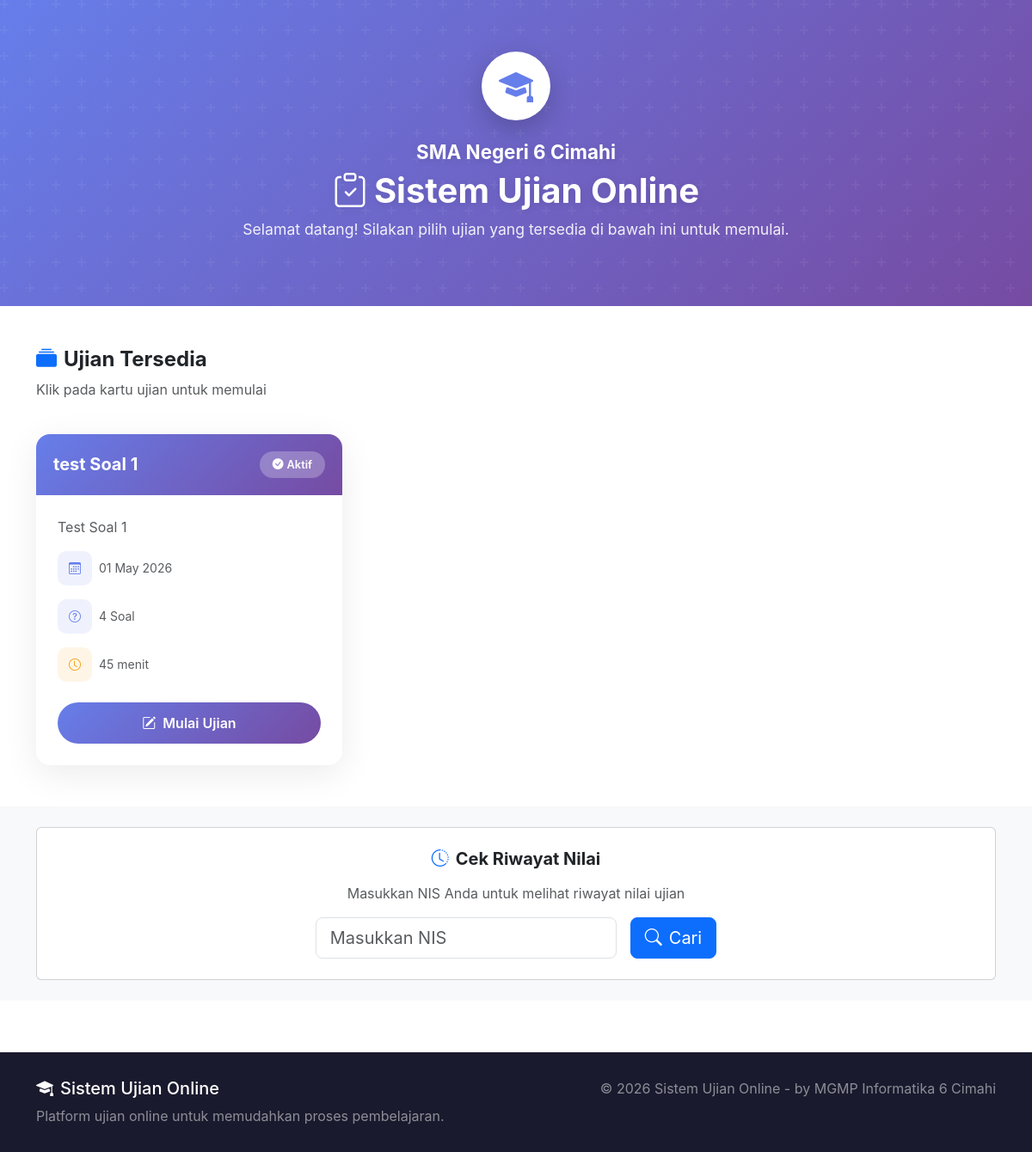
The page / on the database its author committed.
### tables this page shows
CREATE TABLE `konfigurasi_sekolah` (
  `id` int NOT NULL AUTO_INCREMENT,
  `nama_sekolah` varchar(255) NOT NULL DEFAULT 'SMA Negeri 6 Cimahi',
  `logo` varchar(255) DEFAULT NULL,
  `warna_primer` varchar(20) DEFAULT '#667eea',
  `warna_sekunder` varchar(20) DEFAULT '#764ba2',
  `tampilkan_riwayat` enum('ya','tidak') DEFAULT 'ya',
  `created_at` timestamp NULL DEFAULT CURRENT_TIMESTAMP,
  `updated_at` timestamp NULL DEFAULT CURRENT_TIMESTAMP ON UPDATE CURRENT_TIMESTAMP,
  PRIMARY KEY (`id`)
);

CREATE TABLE `ujian` (
  `id` int NOT NULL AUTO_INCREMENT,
  `judul_ujian` varchar(255) NOT NULL,
  `deskripsi` text,
  `status` enum('aktif','nonaktif') DEFAULT 'nonaktif',
  `tgl_dibuat` datetime DEFAULT CURRENT_TIMESTAMP,
  `updated_at` timestamp NULL DEFAULT CURRENT_TIMESTAMP ON UPDATE CURRENT_TIMESTAMP,
  `kode_ujian` varchar(20) DEFAULT NULL,
  `allow_ip` text,
  `enable_browser_lock` enum('ya','tidak') DEFAULT 'tidak',
  `max_violations` int DEFAULT '10',
  `enable_device_check` enum('ya','tidak') DEFAULT 'tidak',
  `waktu_tersedia` int DEFAULT '0',
  `acak_soal` enum('ya','tidak') DEFAULT 'tidak',
  `acak_opsi` enum('ya','tidak') DEFAULT 'tidak',
  `tampilkan_review` enum('ya','tidak') DEFAULT 'tidak',
  `tampilkan_skor` enum('ya','tidak') DEFAULT 'ya',
  PRIMARY KEY (`id`),
  KEY `idx_ujian_status` (`status`,`tgl_dibuat` DESC)
);

### config/init_sekolah.php (called while the page is built, shortened)
<?php
$konfigurasi_cache = null;
function getKonfigurasiSekolah($conn) {
    $result = $conn->query("SELECT * FROM konfigurasi_sekolah LIMIT 1");
    $konfigurasi_cache = $result->fetch_assoc();
    return $konfigurasi_cache;
}
?>

### index.php (the view, shortened to what this page needs)
<?php
require_once 'config/database.php';
require_once 'config/init_sekolah.php';
$sekolah = getKonfigurasiSekolah($conn);
$ujian_list = $conn->query("SELECT * FROM ujian WHERE status = 'aktif' ORDER BY tgl_dibuat DESC");
$ujian_ids = [];
$ujian_array = [];
while ($row = $ujian_list->fetch_assoc()) {
    $ujian_ids[] = $row['id'];
    $ujian_array[$row['id']] = $row;
}
$soal_counts = [];
$waktu_counts = [];
if (!empty($ujian_ids)) {
    $ids_placeholder = implode(',', array_fill(0, count($ujian_ids), '?'));
    $stmt = $conn->prepare("SELECT id_ujian, COUNT(*) as total FROM soal WHERE id_ujian IN ($ids_placeholder) GROUP BY id_ujian");
    $stmt->bind_param(str_repeat('i', count($ujian_ids)), ...$ujian_ids);
    $stmt->execute();
    $result = $stmt->get_result();
    while ($row = $result->fetch_assoc()) {
        $soal_counts[$row['id_ujian']] = $row['total'];
    }
    $result_cols = $conn->query("SHOW COLUMNS FROM ujian LIKE 'waktu_tersedia'");
    if ($result_cols && $result_cols->num_rows > 0) {
        $stmt = $conn->prepare("SELECT id, waktu_tersedia FROM ujian WHERE id IN ($ids_placeholder)");
        $stmt->bind_param(str_repeat('i', count($ujian_ids)), ...$ujian_ids);
        $stmt->execute();
        $result = $stmt->get_result();
        while ($row = $result->fetch_assoc()) {
            $waktu_counts[$row['id']] = $row['waktu_tersedia'] ?? 0;
        }
    }
}
?>
<!DOCTYPE html>
<html lang="id">
<head>
    <link href="vendor/bootstrap/bootstrap.min.css" rel="stylesheet">
    <link rel="stylesheet" href="vendor/bootstrap-icons/bootstrap-icons.min.css">
</head>
<body>
    <section class="hero-section">
        <div class="container position-relative">
            <div class="row justify-content-center">
                <div class="col-lg-8 text-center">
                    <div class="school-logo">
                        <?php if ($sekolah['logo'] && file_exists('uploads/' . $sekolah['logo'])): ?>
                            <img src="uploads/<?= $sekolah['logo'] ?>" alt="Logo" width="60" height="60">
                        <?php else: ?>
                            <i class="bi bi-mortarboard-fill" style="font-size: 2.5rem; color: <?= $sekolah['warna_primer'] ?>;"></i>
                        <?php endif; ?>
                    </div>
                    <p class="school-name mb-1"><?= htmlspecialchars($sekolah['nama_sekolah']) ?></p>
                    <h1 class="hero-title">
                        <i class="bi bi-clipboard-check me-2"></i>Sistem Ujian Online
                    </h1>
                    <p class="hero-subtitle">Selamat datang! Silakan pilih ujian yang tersedia di bawah ini untuk memulai.</p>
                </div>
            </div>
        </div>
    </section>
    <section class="py-5">
        <div class="container">
            <div class="row mb-4">
                <div class="col-12">
                    <h4 class="fw-bold">
                        <i class="bi bi-collection-fill me-2 text-primary"></i>Ujian Tersedia
                    </h4>
                    <p class="text-muted">Klik pada kartu ujian untuk memulai</p>
                </div>
            </div>
            <?php if (!empty($ujian_array)): ?>
            <div class="row g-4">
                <?php foreach ($ujian_array as $ujian): ?>
                <div class="col-md-6 col-lg-4">
                    <div class="ujian-card">
                        <div class="card-header">
                            <div class="d-flex justify-content-between align-items-center">
                                <h5 class="mb-0 fw-bold"><?= htmlspecialchars($ujian['judul_ujian']) ?></h5>
                                <span class="status-badge bg-white bg-opacity-25">
                                    <i class="bi bi-check-circle-fill me-1"></i>Aktif
                                </span>
                            </div>
                        </div>
                        <div class="card-body">
                            <?php if ($ujian['deskripsi']): ?>
                            <p class="text-muted mb-3"><?= htmlspecialchars($ujian['deskripsi']) ?></p>
                            <?php endif; ?>
                            <div class="d-flex align-items-center mb-3 text-muted small">
                                <div class="info-icon me-2">
                                    <i class="bi bi-calendar3"></i>
                                </div>
                                <span><?= date('d M Y', strtotime($ujian['tgl_dibuat'])) ?></span>
                            </div>
                            <div class="d-flex align-items-center mb-3 text-muted small">
                                <div class="info-icon me-2">
                                    <i class="bi bi-question-circle"></i>
                                </div>
                                <span><?= $soal_counts[$ujian['id']] ?? 0 ?> Soal</span>
                            </div>
                            <?php
                            $waktu = $waktu_counts[$ujian['id']] ?? 0;
                            ?>
                            <?php if ($waktu > 0): ?>
                            <div class="d-flex align-items-center mb-4 text-muted small">
                                <div class="info-icon me-2" style="background: rgba(245, 158, 11, 0.1); color: #f59e0b;">
                                    <i class="bi bi-clock"></i>
                                </div>
                                <span><?= $waktu ?> menit</span>
                            </div>
                            <?php endif; ?>
                            <a href="ujian.php?id=<?= $ujian['id'] ?>" class="btn btn-ujian text-white w-100">
                                <i class="bi bi-pencil-square me-2"></i>Mulai Ujian
                            </a>
                        </div>
                    </div>
                </div>
                <?php endforeach; ?>
            </div>
            <?php endif; ?>
        </div>
    </section>
    <?php $tampilkan_riwayat = $sekolah['tampilkan_riwayat'] ?? 'ya'; ?>
    <?php if ($tampilkan_riwayat === 'ya'): ?>
    <section class="py-4 bg-light">
        <div class="container">
            <div class="card">
                <div class="card-body text-center py-4">
                    <h5 class="fw-bold mb-3">
                        <i class="bi bi-clock-history me-2 text-primary"></i>Cek Riwayat Nilai
                    </h5>
                    <p class="text-muted mb-3">Masukkan NIS Anda untuk melihat riwayat nilai ujian</p>
                    <form method="GET" action="riwayat.php" class="row justify-content-center g-3">
                        <div class="col-md-4">
                            <input type="text" name="nis" id="nisInput" class="form-control form-control-lg" required placeholder="Masukkan NIS">
                        </div>
                        <div class="col-auto">
                            <button type="submit" class="btn btn-primary btn-lg">
                                <i class="bi bi-search me-2"></i>Cari
                            </button>
                        </div>
                    </form>
                </div>
            </div>
        </div>
    </section>
    <?php endif; ?>
    <footer class="footer">
        <div class="container">
            <div class="row">
                <div class="col-md-6">
                    <h5><i class="bi bi-mortarboard-fill me-2"></i>Sistem Ujian Online</h5>
                    <p class="text-white-50 mb-0">Platform ujian online untuk memudahkan proses pembelajaran.</p>
                </div>
                <div class="col-md-6 text-md-end">
                    <p class="text-white-50 mb-0">&copy; <?= date('Y') ?> Sistem Ujian Online - by MGMP Informatika 6 Cimahi</p>
                </div>
            </div>
        </div>
    </footer>
</body>
</html>

### index.php (style rules this page uses)
body { font-family: -apple-system, BlinkMacSystemFont, 'Segoe UI', Roboto, 'Poppins', sans-serif; }

### rows shown on the page
konfigurasi_sekolah: nama_sekolah "SMA Negeri 6 Cimahi"
ujian: judul_ujian "test Soal 1", deskripsi "Test Soal 1", tgl_dibuat "01 May 2026", id "4", id "45"
